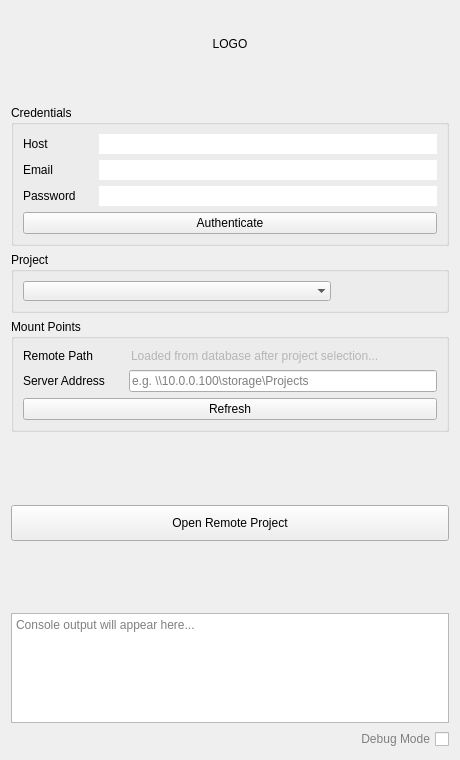
<?xml version="1.0" encoding="UTF-8"?>
<ui version="4.0">
 <class>login_window</class>
 <widget class="QWidget" name="login_window">
  <property name="geometry">
   <rect>
    <x>0</x>
    <y>0</y>
    <width>460</width>
    <height>760</height>
   </rect>
  </property>
  <property name="sizePolicy">
   <sizepolicy hsizetype="Preferred" vsizetype="Expanding">
    <horstretch>0</horstretch>
    <verstretch>0</verstretch>
   </sizepolicy>
  </property>
  <property name="minimumSize">
   <size>
    <width>460</width>
    <height>0</height>
   </size>
  </property>
  <property name="windowTitle">
   <string>Form</string>
  </property>
  <layout class="QVBoxLayout" name="verticalLayout">
   <item>
    <widget class="QLabel" name="logoLabel">
     <property name="sizePolicy">
      <sizepolicy hsizetype="Expanding" vsizetype="Expanding">
       <horstretch>0</horstretch>
       <verstretch>0</verstretch>
      </sizepolicy>
     </property>
     <property name="text">
      <string>LOGO</string>
     </property>
     <property name="alignment">
      <set>Qt::AlignmentFlag::AlignCenter</set>
     </property>
    </widget>
   </item>
   <item>
    <widget class="QLineEdit" name="roleLineEdit">
     <property name="styleSheet">
      <string notr="true">QLineEdit {
	color: gray;
    background-color: transparent;
    border: none;
}</string>
     </property>
     <property name="frame">
      <bool>false</bool>
     </property>
     <property name="alignment">
      <set>Qt::AlignmentFlag::AlignCenter</set>
     </property>
     <property name="readOnly">
      <bool>true</bool>
     </property>
    </widget>
   </item>
   <item>
    <widget class="QGroupBox" name="loginGroupBox">
     <property name="title">
      <string>Credentials</string>
     </property>
     <layout class="QVBoxLayout" name="verticalLayout_4">
      <item>
       <layout class="QFormLayout" name="formLayout">
        <item row="0" column="0">
         <widget class="QLabel" name="hostLabel">
          <property name="minimumSize">
           <size>
            <width>70</width>
            <height>0</height>
           </size>
          </property>
          <property name="text">
           <string>Host</string>
          </property>
         </widget>
        </item>
        <item row="0" column="1">
         <widget class="QLineEdit" name="hostLineEdit">
          <property name="focusPolicy">
           <enum>Qt::FocusPolicy::ClickFocus</enum>
          </property>
          <property name="frame">
           <bool>false</bool>
          </property>
          <property name="clearButtonEnabled">
           <bool>true</bool>
          </property>
         </widget>
        </item>
        <item row="1" column="0">
         <widget class="QLabel" name="userLabel">
          <property name="minimumSize">
           <size>
            <width>70</width>
            <height>0</height>
           </size>
          </property>
          <property name="text">
           <string>Email</string>
          </property>
         </widget>
        </item>
        <item row="1" column="1">
         <widget class="QLineEdit" name="userLineEdit">
          <property name="focusPolicy">
           <enum>Qt::FocusPolicy::ClickFocus</enum>
          </property>
          <property name="frame">
           <bool>false</bool>
          </property>
          <property name="clearButtonEnabled">
           <bool>true</bool>
          </property>
         </widget>
        </item>
        <item row="2" column="0">
         <widget class="QLabel" name="passwordLabel">
          <property name="minimumSize">
           <size>
            <width>70</width>
            <height>0</height>
           </size>
          </property>
          <property name="text">
           <string>Password</string>
          </property>
         </widget>
        </item>
        <item row="2" column="1">
         <widget class="QLineEdit" name="passwordLineEdit">
          <property name="focusPolicy">
           <enum>Qt::FocusPolicy::ClickFocus</enum>
          </property>
          <property name="frame">
           <bool>false</bool>
          </property>
          <property name="echoMode">
           <enum>QLineEdit::EchoMode::Password</enum>
          </property>
          <property name="clearButtonEnabled">
           <bool>true</bool>
          </property>
         </widget>
        </item>
       </layout>
      </item>
      <item>
       <widget class="QPushButton" name="credButton">
        <property name="text">
         <string>Authenticate</string>
        </property>
       </widget>
      </item>
     </layout>
    </widget>
   </item>
   <item>
    <widget class="QGroupBox" name="projectGroupBox">
     <property name="title">
      <string>Project</string>
     </property>
     <layout class="QVBoxLayout" name="verticalLayout_2">
      <item>
       <layout class="QHBoxLayout" name="projectHBoxLayout">
        <item>
         <widget class="QComboBox" name="projectComboBox">
          <property name="sizePolicy">
           <sizepolicy hsizetype="Expanding" vsizetype="Fixed">
            <horstretch>0</horstretch>
            <verstretch>0</verstretch>
           </sizepolicy>
          </property>
          <property name="frame">
           <bool>false</bool>
          </property>
         </widget>
        </item>
        <item>
         <widget class="QLineEdit" name="projectTypeLineEdit">
          <property name="sizePolicy">
           <sizepolicy hsizetype="Fixed" vsizetype="Fixed">
            <horstretch>0</horstretch>
            <verstretch>0</verstretch>
           </sizepolicy>
          </property>
          <property name="maximumSize">
           <size>
            <width>100</width>
            <height>16777215</height>
           </size>
          </property>
          <property name="styleSheet">
           <string notr="true">QLineEdit {
	color: gray;
	background-color: transparent;
    border: none;
}</string>
          </property>
          <property name="frame">
           <bool>false</bool>
          </property>
          <property name="alignment">
           <set>Qt::AlignmentFlag::AlignCenter</set>
          </property>
          <property name="readOnly">
           <bool>true</bool>
          </property>
         </widget>
        </item>
       </layout>
      </item>
     </layout>
    </widget>
   </item>
   <item>
    <widget class="QGroupBox" name="mountGroupBox">
     <property name="title">
      <string>Mount Points</string>
     </property>
     <layout class="QVBoxLayout" name="verticalLayout_mount">
      <item>
       <layout class="QFormLayout" name="mountFormLayout">
        <item row="0" column="0">
         <widget class="QLabel" name="remoteMountLabel">
          <property name="minimumSize">
           <size>
            <width>100</width>
            <height>0</height>
           </size>
          </property>
          <property name="toolTip">
           <string>Studio server mount point from the Kitsu database (project.data.mountpoint)</string>
          </property>
          <property name="text">
           <string>Remote Path</string>
          </property>
         </widget>
        </item>
        <item row="0" column="1">
         <widget class="QLineEdit" name="remoteMountPointLineEdit">
          <property name="toolTip">
           <string>Remote (studio) mount point - loaded from Kitsu database, read-only</string>
          </property>
          <property name="styleSheet">
           <string notr="true">QLineEdit {
	color: gray;
	background-color: transparent;
    border: none;
}</string>
          </property>
          <property name="frame">
           <bool>false</bool>
          </property>
          <property name="readOnly">
           <bool>true</bool>
          </property>
          <property name="placeholderText">
           <string>Loaded from database after project selection...</string>
          </property>
         </widget>
        </item>
        <item row="1" column="0">
         <widget class="QLabel" name="remoteAddressLabel">
          <property name="minimumSize">
           <size>
            <width>100</width>
            <height>0</height>
           </size>
          </property>
          <property name="toolTip">
           <string>Studio server network address where the mount point is accessible (e.g. \\10.0.0.100\storage\Projects)</string>
          </property>
          <property name="text">
           <string>Server Address</string>
          </property>
         </widget>
        </item>
        <item row="1" column="1">
         <widget class="QLineEdit" name="remoteAddressLineEdit">
          <property name="toolTip">
           <string>Studio server UNC path (e.g. \\10.0.0.100\storage\Projects). The project folder must be accessible here.</string>
          </property>
          <property name="placeholderText">
           <string>e.g. \\10.0.0.100\storage\Projects</string>
          </property>
          <property name="clearButtonEnabled">
           <bool>true</bool>
          </property>
         </widget>
        </item>
       </layout>
      </item>
      <item>
       <widget class="QPushButton" name="refreshPushButton">
        <property name="text">
         <string>Refresh</string>
        </property>
       </widget>
      </item>
     </layout>
    </widget>
   </item>
   <item>
    <spacer name="verticalSpacer">
     <property name="orientation">
      <enum>Qt::Orientation::Vertical</enum>
     </property>
     <property name="sizeHint" stdset="0">
      <size>
       <width>20</width>
       <height>40</height>
      </size>
     </property>
    </spacer>
   </item>
   <item>
    <widget class="QPushButton" name="loginButton">
     <property name="minimumSize">
      <size>
       <width>160</width>
       <height>36</height>
      </size>
     </property>
     <property name="text">
      <string>Open Remote Project</string>
     </property>
    </widget>
   </item>
   <item>
    <spacer name="verticalSpacer_2">
     <property name="orientation">
      <enum>Qt::Orientation::Vertical</enum>
     </property>
     <property name="sizeHint" stdset="0">
      <size>
       <width>20</width>
       <height>40</height>
      </size>
     </property>
    </spacer>
   </item>
   <item>
    <widget class="QTextEdit" name="consoleTextEdit">
     <property name="sizePolicy">
      <sizepolicy hsizetype="Preferred" vsizetype="Fixed">
       <horstretch>0</horstretch>
       <verstretch>0</verstretch>
      </sizepolicy>
     </property>
     <property name="maximumSize">
      <size>
       <width>16777215</width>
       <height>110</height>
      </size>
     </property>
     <property name="readOnly">
      <bool>true</bool>
     </property>
     <property name="placeholderText">
      <string>Console output will appear here...</string>
     </property>
    </widget>
   </item>
   <item>
    <widget class="QCheckBox" name="debugCheckBox">
     <property name="layoutDirection">
      <enum>Qt::LayoutDirection::RightToLeft</enum>
     </property>
     <property name="styleSheet">
      <string notr="true">color: gray;</string>
     </property>
     <property name="text">
      <string>Debug Mode</string>
     </property>
    </widget>
   </item>
  </layout>
 </widget>
 <tabstops>
  <tabstop>hostLineEdit</tabstop>
  <tabstop>userLineEdit</tabstop>
  <tabstop>passwordLineEdit</tabstop>
  <tabstop>remoteAddressLineEdit</tabstop>
 </tabstops>
 <resources/>
 <connections/>
</ui>
